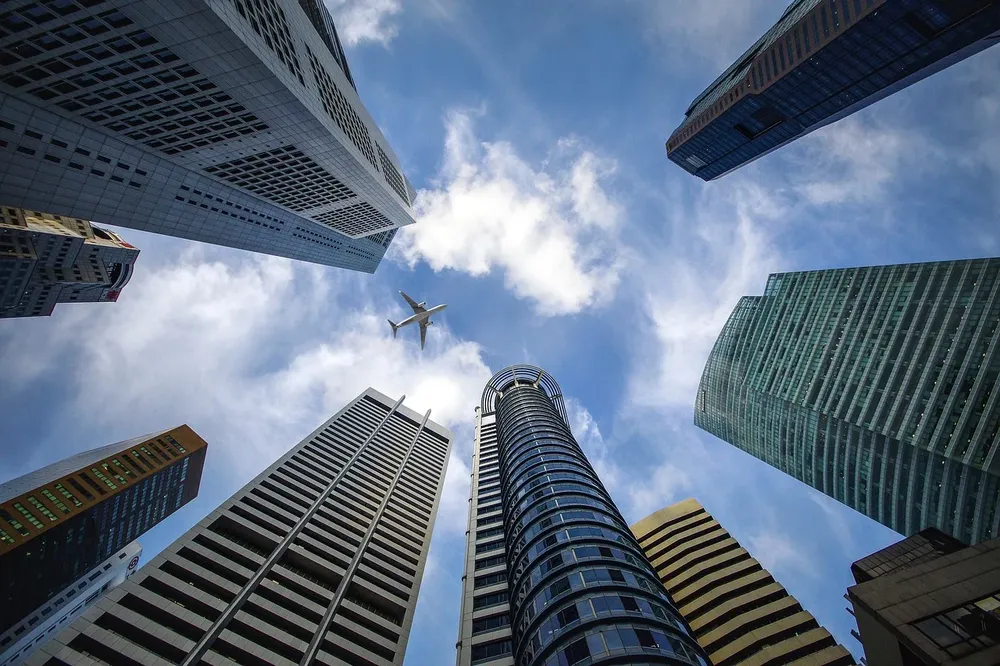
#> input picture images/skyscraper.webp, 1000 x 666 px, shrunk from 1280 x 853 before the run
$ python harris_corner_detector.py
#> lines starting #> are read from the running program, lines starting #| are printed output that depends on the picture; after the words box and inside, x2 and y2 are one past the last pixel; in counts of white or black regions, pixels touching at a corner belong together
### imtools.py
import cv2 as cv
import numpy as np
from numpy.linalg import *
from scipy.ndimage import filters as flt
import matplotlib.pyplot as plt

# Реализации алгоритмов из книги

# [101 lines left out: functions histeq, compute_average, pca, chambolle_denoise, not called in this run]


def compute_harris_response(img, sigma=3):
    """ Вычислить функцию отклика детектора Харриса для каждого
    пикселя полутонового изображения
    """

    # производные
    imx = np.zeros(img.shape)
    imy = np.zeros(img.shape)
    flt.gaussian_filter(img, (sigma, sigma), (0,1), imx)
    flt.gaussian_filter(img, (sigma, sigma), (1,0), imy)

    # вычислить элементы матрицы Харриса
    wxx = flt.gaussian_filter(imx*imx, sigma)
    wxy = flt.gaussian_filter(imx*imy, sigma)
    wyy = flt.gaussian_filter(imy*imy, sigma)

    # определитель и след матрицы
    w_det = wxx*wxx - wxy**2
    w_trace = wxx + wyy

    return w_det / (w_trace ** 2)


def get_harris_points(harris_img, min_distance=10, threshold=0.3):
    """ Возвращает углы на изображении, построенном по функции отклика Харриса.
    :param min_distance: минимальное число пкс между углами и границей изображения
    """

    # точки-кандидаты
    corner_threshold = harris_img.max() * threshold
    t = (harris_img > corner_threshold) * 1

    # координаты и знаечния кандидатов
    coords = np.array(t.nonzero()).T
    values = [harris_img[c[0],c[1]] for c in coords]

    # отсортировать кандидатов (argsort возвращает индексы)
    index = np.argsort(values)

    # данные о точках-кандидатах в массивах
    allowed_locations = np.zeros(harris_img.shape)
    allowed_locations[min_distance:-min_distance, min_distance:-min_distance] = 1

    # выбрать наилучшие точки с учетом min_distance
    filtered_coords = []
    for i in index:
        if allowed_locations[coords[i,0], coords[i,1]] == 1:
            filtered_coords.append(coords[i])
            allowed_locations[(coords[i,0]-min_distance):(coords[i,0]+min_distance),
            (coords[i,1]-min_distance):(coords[i,1]+min_distance)] = 0

    return filtered_coords


# [97 lines left out: functions get_descriptors, match, match_twosided, append_images, append_images_3, plot_matches, not called in this run]

### chapter2/harris_corner_detector.py
import cv2 as cv
import matplotlib.pyplot as plt
from imtools import *

"""
    Детектор углов Харриса из книги
"""

img = cv.imread("../images/skyscraper.webp")
#> img is the input picture: shape (666, 1000, 3); mean B, G, R 125.8, 107.3, 92.5
img = cv.cvtColor(img, cv.COLOR_RGB2GRAY)
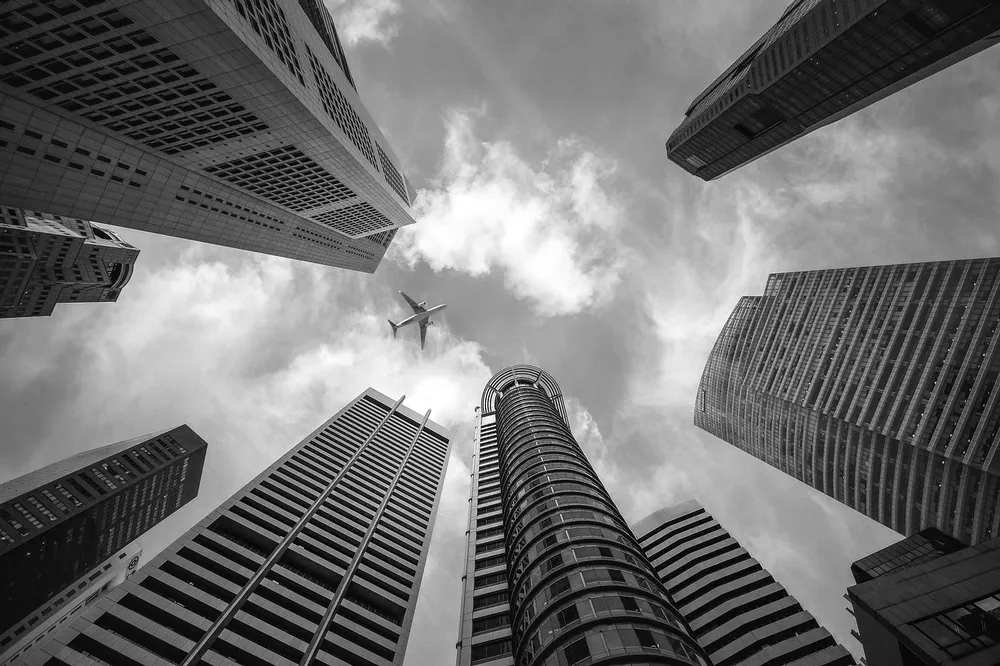
#> img: shape (666, 1000); min 0, max 255, mean 111.1

h = compute_harris_response(img)
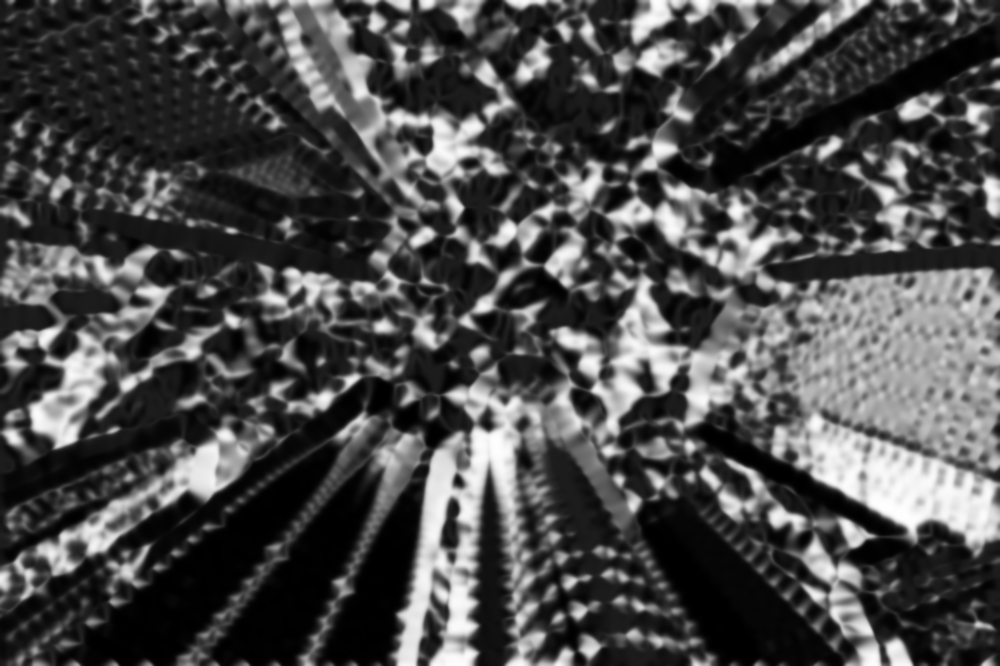
#> h: shape (666, 1000) float64; min -0.125, max 0.998, mean 0.204; drawn with min black and max white
f = get_harris_points(h)
#> in get_harris_points, `corner_threshold = harris_img.max() * threshold`: corner_threshold = 0.299
#> in get_harris_points, `t = (harris_img > corner_threshold) * 1`:
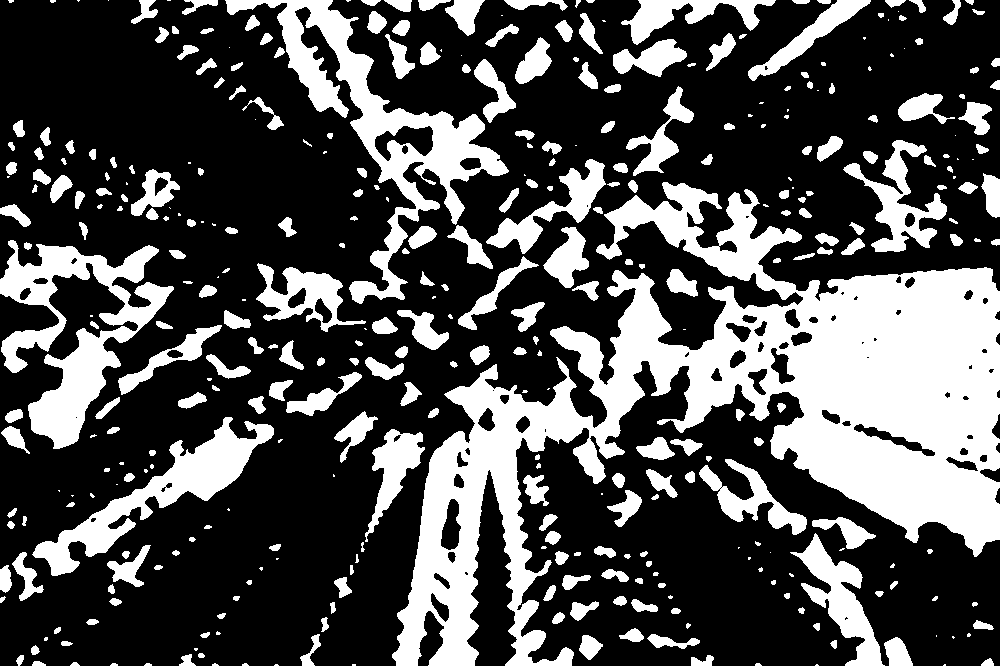
#> t: shape (666, 1000) int64; values 0 (black) and 1 (white), 31.1% white; 378 white regions (92 under 20 px), largest, box (x1, y1, x2, y2) and area: (392, 182, 1000, 666) 97318, (225, 0, 509, 304) 15737, (0, 240, 174, 449) 13106
#> in get_harris_points, `coords = np.array(t.nonzero()).T`: coords = 206854 pairs, first value 0 to 665, second value 0 to 999
#> in get_harris_points, `values = [harris_img[c[0],c[1]] for c in coords]`: values = 206854 items
#> the loop in get_harris_points, `for i in index:` made 206854 passes
#> i on passes 1 to 3: 20265, 59413, 127055
#> after the loop in get_harris_points, `for i in index:`:
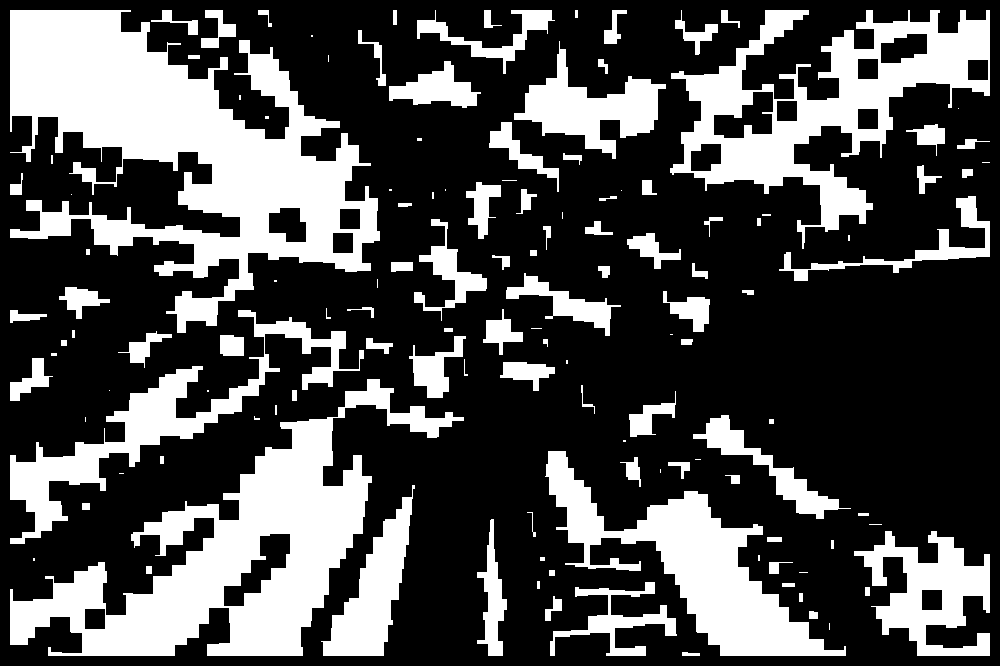
#> allowed_locations: shape (666, 1000) float64; values 0 (black) and 1 (white), 30.5% white; 131 white regions (37 under 20 px), largest, box (x1, y1, x2, y2) and area: (10, 10, 380, 333) 51072, (10, 379, 464, 656) 38263, (670, 10, 990, 249) 24637
#> after the loop in get_harris_points, `for i in index:`: filtered_coords = 1894 pairs, first value 10 to 655, second value 10 to 989
#> f has the same summary as filtered_coords in get_harris_points

# вывод
plt.figure()
plt.gray()

plt.subplot(111)
plt.imshow(img)
plt.scatter([p[1] for p in f], [p[0] for p in f], s=4, c='g', marker='.')

plt.show()
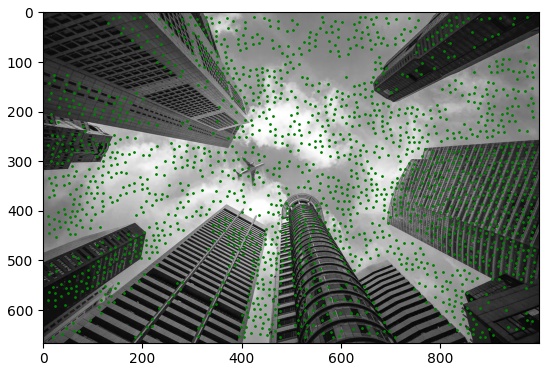
#> figure drawn by matplotlib, 1 panel

$ run again, with images/car1.jpg saved as images/skyscraper.webp
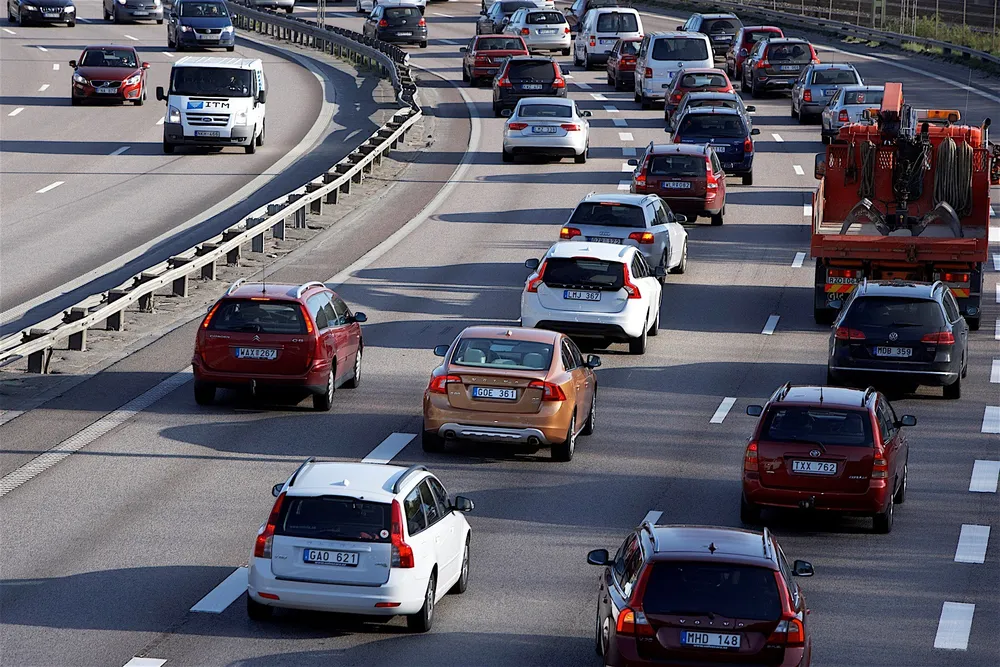
#> input picture images/car1.jpg, 1000 x 667 px, shrunk from 1920 x 1280 before the run
#> img is the input picture: shape (667, 1000, 3); mean B, G, R 102.4, 91.9, 93.8
#> img: shape (667, 1000)
#> corner_threshold = 0.299
#> in get_harris_points, `t = (harris_img > corner_threshold) * 1`:
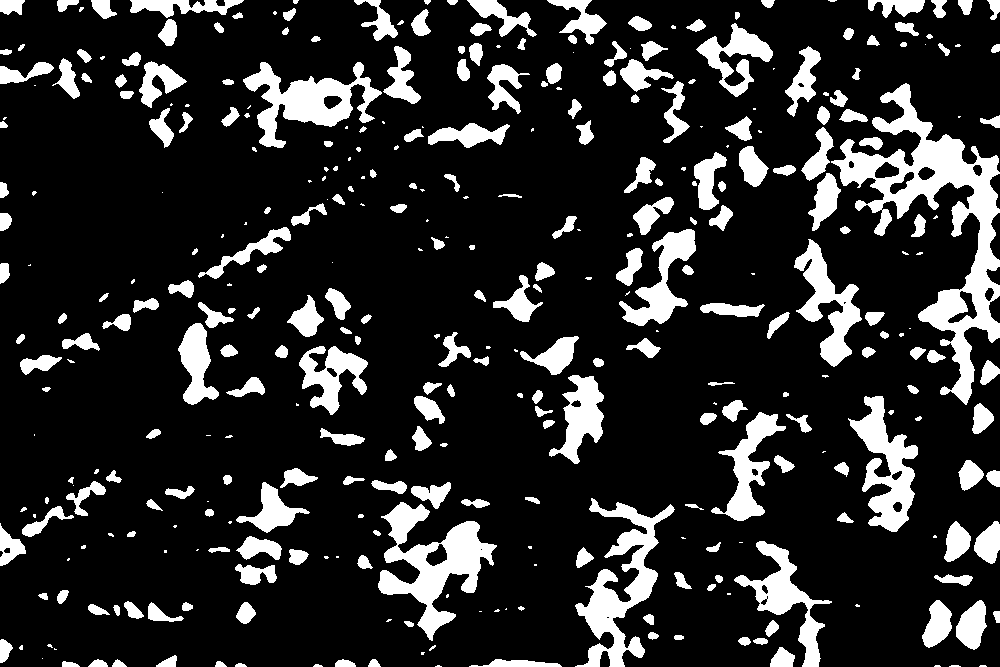
#> t: shape (667, 1000) int64; values 0 (black) and 1 (white), 17% white; 365 white regions (107 under 20 px), largest, box (x1, y1, x2, y2) and area: (831, 83, 1000, 405) 13777, (378, 502, 497, 641) 6181, (575, 498, 675, 667) 5580
#> coords = 113086 pairs, first value 0 to 666, second value 0 to 999
#> values = 113086 items
#> the loop in get_harris_points, `for i in index:` made 113086 passes
#> i on passes 1 to 3: 3996, 14862, 86488
#> after the loop in get_harris_points, `for i in index:`: filtered_coords = 1267 pairs, first value 10 to 655, second value 10 to 989
#> f has the same summary as filtered_coords in get_harris_points
#> `plt.show()`:
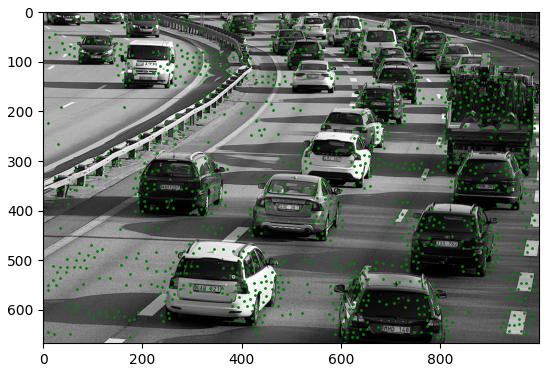
#> figure drawn by matplotlib, 1 panel
